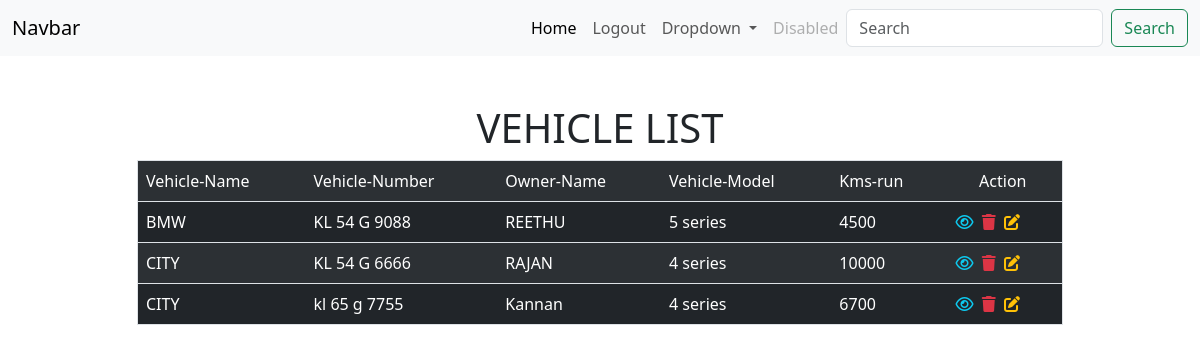
Page /olx/all on the committed database.
### olxvehicle/models.py (models this page shows, shortened)
class OlxVehicle(models.Model):
    vehicle_name=models.CharField(max_length=200)
    vehicle_number=models.CharField(max_length=200)
    owner_name=models.CharField(max_length=200)
    vehicle_model=models.CharField(max_length=200)
    kms_run=models.PositiveIntegerField()
    image=models.ImageField(upload_to="images",null=True)

### olxvehicle/views.py (the view)
# urls.py: path('olx/all',OlxListView.as_view(),name="olx-list"),
class OlxListView(View):
    def get(self,request,*args,**kwargs):
         qs=OlxVehicle.objects.all()
         return render(request,"olx_list.html",{"olxs":qs})

### olxvehicle/templates/olx_list.html (shortened to what this page needs)
{%extends 'base.html'%}
{%block title_block%}
<link rel="stylesheet" href="https://cdnjs.cloudflare.com/ajax/libs/font-awesome/6.4.2/css/all.min.css" />
{%endblock%}
{%block body_block%}
    <div class="container">
        <div class="row mt-5">
            <div class="col-1"></div>
            <div class="col-10">
                <h1 class="text-center">VEHICLE LIST</h1>
                <table class="table table-striped table-dark border">
                    <tr>
                        <td>Vehicle-Name</td>
                        <td>Vehicle-Number</td>
                        <td>Owner-Name</td>
                        <td>Vehicle-Model</td>
                        <td>Kms-run</td>
                        <td class="text-center">Action</td>
                    </tr>
                    {% for olx in olxs%}
                    <tr>
                        <td>{{olx.vehicle_name}}</td>
                        <td>{{olx.vehicle_number}}</td>
                        <td>{{olx.owner_name}}</td>
                        <td>{{olx.vehicle_model}}</td>
                        <td>{{olx.kms_run}}</td>
                        <td class="px-2">
                        <a href="{%url 'olx-detail' olx.id %}" class="ms-1"><i class="fa-regular fa-eye fa-shake text-info"></i></a>
                        <a href="{%url 'olx-remove' olx.id %}" class="ms-1"><i class="fa-solid fa-trash text-danger"></i></a>
                        <a href="{%url 'olx-change' olx.id %}" class="ms-1"><i class="fa-solid fa-pen-to-square text-warning"></i></a>
                        </td>
                    </tr>
                    {% endfor%}
                </table>
            </div>
            <div class="col-1"></div>
        </div>
    </div>
{%endblock%}

### olxvehicle/templates/base.html (shortened to what this page needs)
<!DOCTYPE html>
<html lang="en">
<head>
    {%block title_block%}
    {%endblock%}
    <link href="https://cdn.jsdelivr.net/npm/bootstrap@5.3.2/dist/css/bootstrap.min.css" rel="stylesheet">
</head>
<body>
    <nav class="navbar navbar-expand-lg bg-body-tertiary">
        <div class="container-fluid">
          <a class="navbar-brand" href="#">Navbar</a>
          <div class="collapse navbar-collapse" id="navbarSupportedContent">
            <ul class="navbar-nav ms-auto mb-2 mb-lg-0">
              <li class="nav-item">
                <a class="nav-link active" aria-current="page" href="#">Home</a>
              </li>
              <li class="nav-item">
                <a class="nav-link" href="{%url 'signout'%}">Logout</a>
              </li>
              <li class="nav-item dropdown">
                <a class="nav-link dropdown-toggle" href="#" role="button" data-bs-toggle="dropdown" aria-expanded="false">
                  Dropdown
                </a>
              </li>
              <li class="nav-item">
                <a class="nav-link disabled" aria-disabled="true">Disabled</a>
              </li>
            </ul>
            <form class="d-flex" role="search">
              <input class="form-control me-2" type="search" placeholder="Search" aria-label="Search">
              <button class="btn btn-outline-success" type="submit">Search</button>
            </form>
          </div>
        </div>
      </nav>
      {%block body_block%}
      {%endblock%}
</body>
</html>

### rows in the picture
OlxVehicle: vehicle_name "BMW", vehicle_number "KL 54 G 9088", owner_name "REETHU", vehicle_model "5 series", kms_run "4500"
OlxVehicle: vehicle_name "CITY", vehicle_number "KL 54 G 6666", owner_name "RAJAN", vehicle_model "4 series", kms_run "10000"
OlxVehicle: vehicle_name "CITY", vehicle_number "kl 65 g 7755", owner_name "Kannan", vehicle_model "4 series", kms_run "6700"
